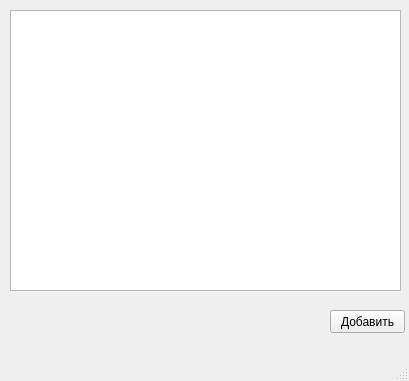
<?xml version="1.0" encoding="UTF-8"?>
<ui version="4.0">
 <class>MainWindow</class>
 <widget class="QMainWindow" name="MainWindow">
  <property name="geometry">
   <rect>
    <x>0</x>
    <y>0</y>
    <width>409</width>
    <height>381</height>
   </rect>
  </property>
  <property name="windowTitle">
   <string>ПК бездисковой загрузки</string>
  </property>
  <widget class="QWidget" name="centralwidget">
   <widget class="QPushButton" name="btn_create">
    <property name="geometry">
     <rect>
      <x>330</x>
      <y>310</y>
      <width>75</width>
      <height>23</height>
     </rect>
    </property>
    <property name="text">
     <string>Добавить</string>
    </property>
   </widget>
   <widget class="QTableWidget" name="tableWidget">
    <property name="geometry">
     <rect>
      <x>10</x>
      <y>10</y>
      <width>391</width>
      <height>281</height>
     </rect>
    </property>
    <property name="lineWidth">
     <number>0</number>
    </property>
    <property name="verticalScrollBarPolicy">
     <enum>Qt::ScrollBarAsNeeded</enum>
    </property>
    <property name="horizontalScrollBarPolicy">
     <enum>Qt::ScrollBarAlwaysOff</enum>
    </property>
    <property name="editTriggers">
     <set>QAbstractItemView::NoEditTriggers</set>
    </property>
    <property name="selectionMode">
     <enum>QAbstractItemView::NoSelection</enum>
    </property>
    <property name="selectionBehavior">
     <enum>QAbstractItemView::SelectRows</enum>
    </property>
    <property name="showGrid">
     <bool>false</bool>
    </property>
    <property name="gridStyle">
     <enum>Qt::NoPen</enum>
    </property>
    <property name="columnCount">
     <number>2</number>
    </property>
    <attribute name="horizontalHeaderVisible">
     <bool>false</bool>
    </attribute>
    <attribute name="horizontalHeaderHighlightSections">
     <bool>false</bool>
    </attribute>
    <attribute name="verticalHeaderVisible">
     <bool>false</bool>
    </attribute>
    <attribute name="verticalHeaderHighlightSections">
     <bool>false</bool>
    </attribute>
    <column/>
    <column/>
   </widget>
  </widget>
  <widget class="QMenuBar" name="menubar">
   <property name="geometry">
    <rect>
     <x>0</x>
     <y>0</y>
     <width>409</width>
     <height>21</height>
    </rect>
   </property>
  </widget>
  <widget class="QStatusBar" name="statusbar"/>
 </widget>
 <resources/>
 <connections/>
</ui>
